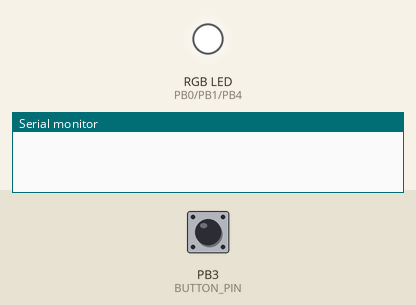
This sketch was run on a simulated ATtiny85, built with avr-gcc and run on an emulated ATtiny85. Parts: an RGB LED mixed from three pins (HIGH = lit), the last lines printed to the serial monitor. Inputs (shaded band) come from the test bench; at power-on: PB3 (BUTTON_PIN) HIGH.

Above: at 1.2 s.
1.3 s: PB3 (BUTTON_PIN) pulled LOW for 0.15 s
At 2.5 s:
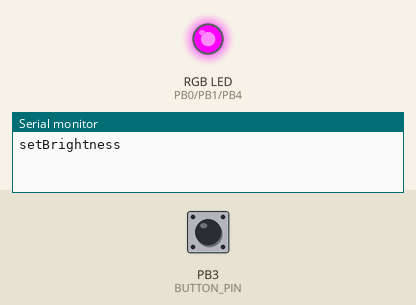
2.9 s: PB3 (BUTTON_PIN) pulled LOW for 1 s
At 4.4 s:
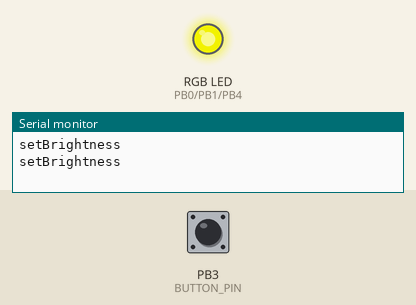
5.4 s: PB3 (BUTTON_PIN) pulled LOW for 0.15 s
At 6.6 s:
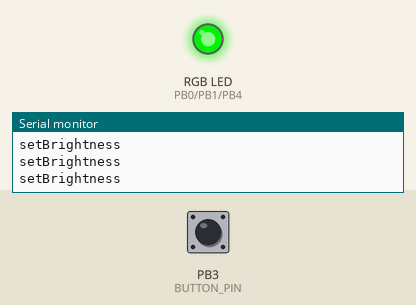
7.0 s: PB3 (BUTTON_PIN) pulled LOW for 3.2 s
At 8.0 s:
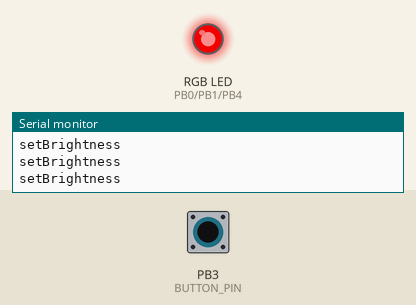
Timing chart, 0 to 8.5 s (numbered marks = the images above; inputs shaded):
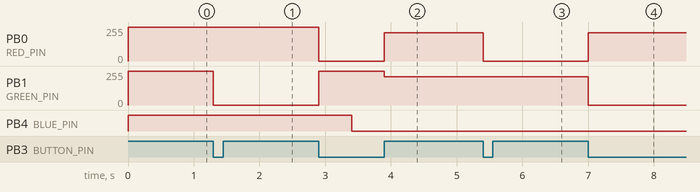

The sketch:

RGB_Tiny_85.ino
```cpp
#include "RGB_Tiny_85.h"  // Include the RGB class header file

// Create an instance of the RGB class with specified pin configurations
RGB RGB(RED_PIN, GREEN_PIN, BLUE_PIN, BUTTON_PIN);

// Setup function, called once when the microcontroller starts
void setup() {
#ifdef DEBUG
  Serial.begin(9600);
#endif
  // Turn off the RGB LED during setup
  RGB.off();
}

// Loop function, called repeatedly after setup
void loop() {
  // Continuously monitor the button and perform corresponding actions
  RGB.buttonCycle();

#ifdef DEBUG
  RGB.debug();
#endif
}
```

RGB_Tiny_85.cpp
```cpp
#include "RGB_Tiny_85.h"
#include "Arduino.h"

#define WAIT 1000  // RGB Change Delay


int RGB::Red[3] = { 0, 255, 255 };
int RGB::Green[3] = { 255, 0, 255 };
int RGB::Blue[3] = { 255, 255, 0 };
int RGB::Magenta[3] = { 0, 255, 0 };
int RGB::Cyan[3] = { 255, 0, 0 };
int RGB::Yellow[3] = { 0, 0, 255 };
int RGB::Orange[3] = { 0, 165, 255 };
int RGB::Purple[3] = { 128, 0, 128 };
int RGB::Pink[3] = { 255, 182, 193 };
int RGB::Turquoise[3] = { 208, 224, 64 };
int RGB::Gray[3] = { 128, 128, 128 };
int RGB::Olive[3] = { 128, 128, 0 };
int RGB::Teal[3] = { 0, 128, 128 };
int RGB::RedOrange[3] = { 255, 69, 0 };
int RGB::Indigo[3] = { 75, 0, 130 };
int RGB::DeepPink[3] = { 255, 20, 147 };
int RGB::SeaGreen[3] = { 46, 139, 87 };
int RGB::Gold[3] = { 255, 215, 0 };
int RGB::Tomato[3] = { 255, 99, 71 };

// Array of colors to cycle through (common anode)
int rainbow[][3] = {
  { 255, 255, 0 },    // Blue
  { 255, 0, 255 },    // Green
  { 0, 255, 255 },    // Red
  { 0, 255, 0 },      // Magenta
  { 255, 0, 0 },      // Cyan
  { 0, 0, 255 },      // Yellow
  { 255, 165, 0 },    // Orange
  { 128, 0, 128 },    // Purple
  { 255, 182, 193 },  // Pink
  { 64, 224, 208 },   // Turquoise
  { 128, 128, 128 },  // Gray
  { 128, 128, 0 },    // Olive
  { 0, 128, 128 },    // Teal
  { 255, 69, 0 },     // Red-Orange
  { 75, 0, 130 },     // Indigo
  { 255, 20, 147 },   // Deep Pink
  { 46, 139, 87 },    // Sea Green
  { 255, 215, 0 },    // Gold
  { 255, 99, 71 }     // Tomato
  // Add more colors as needed
};


int numColors = sizeof(rainbow) / sizeof(rainbow[0]);


RGB::RGB(int red, int green, int blue, int button)
  : _Red(red), _Green(green), _Blue(blue), _Button(button), _LastButtonState(HIGH), _ButtonPressStartTime(0), _LastButtonPressStartTime(0), _Brightness(255) {

  pinMode(_Red, OUTPUT);
  pinMode(_Green, OUTPUT);
  pinMode(_Blue, OUTPUT);
  pinMode(_Button, INPUT_PULLUP);
}


void RGB::color(int red, int green, int blue) {
  analogWrite(_Red, map(red, 0, 255, 0, _Brightness));
  analogWrite(_Green, map(green, 0, 255, 0, _Brightness));
  analogWrite(_Blue, map(blue, 0, 255, 0, _Brightness));
}


void RGB::off() {
  color(255, 255, 255);
  buttonCycle();
}


void RGB::setColor(int red, int green, int blue) {
  color(red, green, blue);
}


void RGB::setColor(int rgb[3]) {
  color(rgb[0], rgb[1], rgb[2]);
}


void RGB::cycleColors() {
  _ButtonState = digitalRead(_Button);

  while (_ButtonState == HIGH) {
    for (int i = 0; i < numColors; ++i) {
      setColor(rainbow[i]);
      delay(WAIT);
      // Check the button state during color cycling
      if (_ButtonState == LOW) {
        return;  // Exit the function to avoid turning off the light
      }
    }
  }
}


void RGB::buttonCycle() {
  _ButtonState = digitalRead(_Button);
  _Time = millis();
  _ButtonTime = millis();
  if (_ButtonState == LOW && _LastButtonState == HIGH) {
    _ColorState++;
    if (_ColorState >= numColors) {
      _ColorState = 0;
    }
    // Set the color based on the updated colorState
    setColor(rainbow[_ColorState]);
    delay(500);
  }

  // Check for OFF
  if (_ButtonState == LOW) {
    if (_ButtonTime - _OldButtonTime >= 5000) {
      _OldButtonTime = _ButtonTime;
      off();
      Serial.println("OFF");
    }

    // Check for ColorCycle
    if (_ButtonTime - _OldButtonTime >= 3000 && _ButtonTime - _OldButtonTime < 5000) {
      _OldButtonTime = _ButtonTime;
      cycleColors();
      Serial.println("cycleColors");
    }

    // Check for SetBrightness
    if (_ButtonTime - _OldButtonTime >= 1000 && _ButtonTime - _OldButtonTime < 3000) {
      _OldButtonTime = _ButtonTime;
      setBrightness();
      Serial.println("setBrightness");
    }
  }
  _LastButtonState = _ButtonState;
}


void RGB::setBrightness() {

  while (digitalRead(_Button) == LOW) {
    if (_Brightness > 0) {
      _Brightness -= 50;
    } else {
      // If brightness is 0, start increasing it again
      _Brightness += 50;
    }
    // Apply the current color with the new brightness
    color(Red[_ColorState], Green[_ColorState], Blue[_ColorState]);
  }
  return;
}

void RGB::debug() {
#ifdef DEBUG
  static unsigned long lastPrintTime = 0;

  unsigned long currentTime = millis();
  unsigned long elapsedTime = currentTime - lastPrintTime;

  if (elapsedTime >= 500) {  // Print every 1 second
    if (_Brightness != _Brightness) {
      Serial.println("_Brightness: " + String(_Brightness));
    }
    if (_ButtonState != _ButtonState) {
      Serial.println("_ButtonState: " + String(_ButtonState));
    }
    if (_LastButtonState != _LastButtonState) {
      Serial.println("_LastButtonState: " + String(_LastButtonState));
    }
    if (_ButtonCounterTime != _ButtonCounterTime) {
      Serial.println("_ButtonCounterTime: " + String(_ButtonCounterTime));
    }
    if (_ColorState != _ColorState) {
      Serial.println("_ColorState: " + String(_ColorState));
    }
    if (_Time != _Time) {
      Serial.println("_Time: " + String(_Time));
    }
    if (_OldButtonTime != _OldButtonTime) {
      Serial.println("_OldButtonTime: " + String(_OldTime));
    }
    if (_ButtonTime != _ButtonTime) {
      Serial.println("_ButtonTime: " + String(_OldTime));
    }

    lastPrintTime = currentTime;
  }
#endif
}
```

RGB_Tiny_85.h
```cpp
#ifndef RGB_TINY_85_H
#define RGB_TINY_85_H

#include "Pins.h"  // Include the Pins.h library for defining pin configurations

class RGB {

public:

  // Constructor for the RGB class
  RGB(int red, int green, int blue, int button);

  // Method to turn off the RGB LED
  void off();

  // Method to set the RGB LED color with individual red, green, and blue components
  void setColor(int red, int green, int blue);

  // Overloaded method to set the RGB LED color using an array of RGB values
  void setColor(int rgb[3]);

  // Method to cycle through predefined colors until the button is pressed
  void cycleColors();

  // Method to handle button presses and trigger corresponding actions
  void buttonCycle();

  //Method to change the brightness 0-255
  void setBrightness();

  // Display DEBUG on Serial if Available
  void debug();

  // Static arrays representing RGB values for various predefined colors
  static int Red[3];
  static int Green[3];
  static int Blue[3];
  static int Magenta[3];
  static int Cyan[3];
  static int Yellow[3];
  static int Orange[3];
  static int Purple[3];
  static int Pink[3];
  static int Turquoise[3];
  static int Gray[3];
  static int Olive[3];
  static int Teal[3];
  static int RedOrange[3];
  static int Indigo[3];
  static int DeepPink[3];
  static int SeaGreen[3];
  static int Gold[3];
  static int Tomato[3];

private:
  int _Red, _Green, _Blue, _Button, _Wait;  // Pins and delay values
  unsigned long _Time;                      // Store the UpTime since started
  unsigned long _OldTime = 0;               // Stores last Time
  unsigned long _OldButtonTime = 0;
  unsigned long _ButtonTime;

  int _ButtonState;                         // Store the input of button
  int _LastButtonState;                     // Store the last button state
  int _ColorState;                          // Track the current color state for cycling
  int _Brightness;                          // Store the Brightness value
  int _ButtonCounter = 0;                   // Store the Number of button presses
  unsigned long _ButtonCounterTime = 0;
  unsigned long _ButtonPressDuration = 0;       //Store the Counted time the button is held pressed
  unsigned long _ButtonPressStartTime = 0;      // Store the time when the button is pressed
  unsigned long _LastButtonPressStartTime = 0;  // Store the time of the last button press
  void color(int red, int green, int blue);     // Private method to set the RGB LED color
};

#endif
```

Pins.h
```cpp
// Define pin configurations for the RGB LED and button
// Pre Defined pins for Nano/Attiny85


#ifndef PINS_H
#define PINS_H

#ifdef __AVR_ATmega328P__

#define RED_PIN 11    // D11 = Physical pin 8
#define GREEN_PIN 9   // D9 = Physical pin 7
#define BLUE_PIN 10   // D10 = Physical pin 6
#define BUTTON_PIN 2  // D2 = Physical pin

#define DEBUG  // Displays Debug

#endif

#ifdef __AVR_ATtiny85__

#define RED_PIN 0     // PB0 = Physical pin 5
#define GREEN_PIN 1   // PB1 = Physical pin 6
#define BLUE_PIN 4    // PB4 = Physical pin 3
#define BUTTON_PIN 3  // PB3 = Physical pin 2
#endif

#endif
```

Measured:
- after the input at 1.3 s, PB1 (GREEN_PIN): 255/255 → 0/255 at once
- after the input at 2.9 s, PB0 (RED_PIN): 255/255 → 0/255 at once, → 211/255 1.0 s later; PB1 (GREEN_PIN): 0/255 → 255/255 at once, → 211/255 1.0 s later; PB4 (BLUE_PIN): HIGH → LOW after 0.50 s
- after the input at 5.4 s, PB0 (RED_PIN): 211/255 → 0/255 at once
- after the input at 7.0 s, PB0 (RED_PIN): 0/255 → 211/255 at once; PB1 (GREEN_PIN): 211/255 → 0/255 at once
